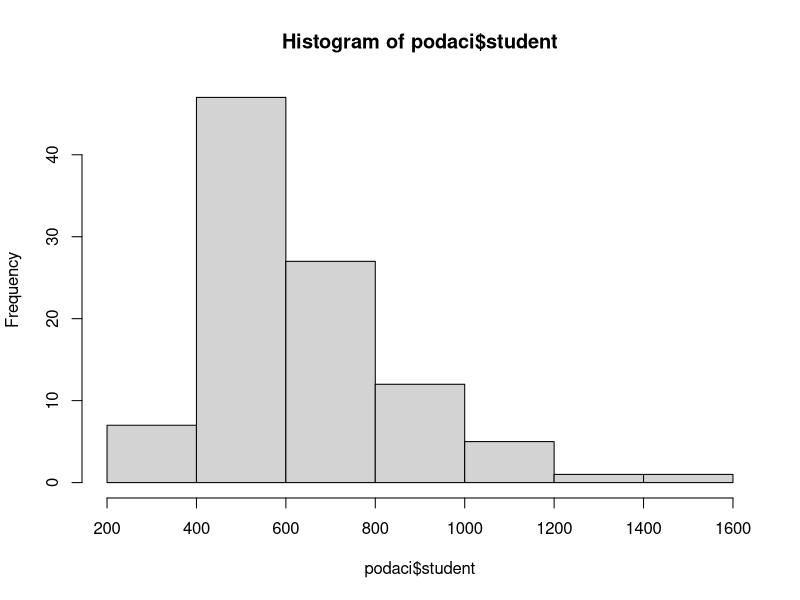
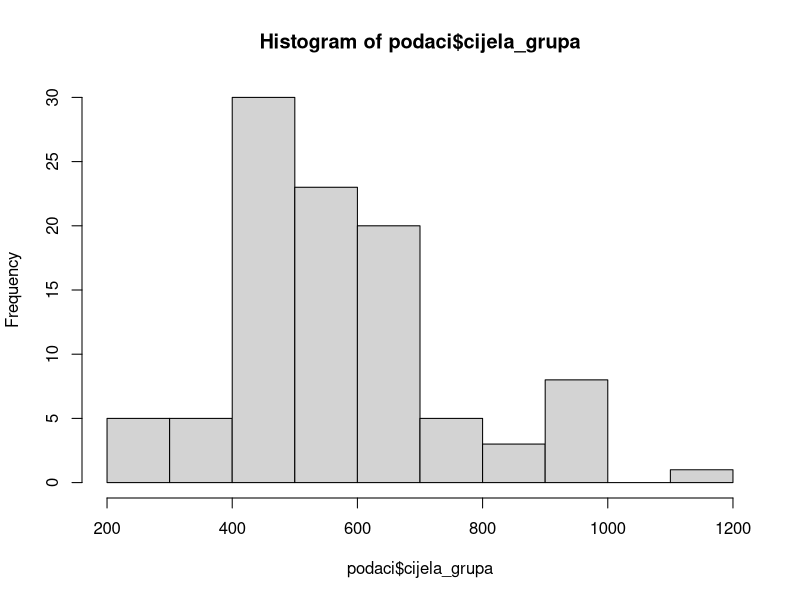
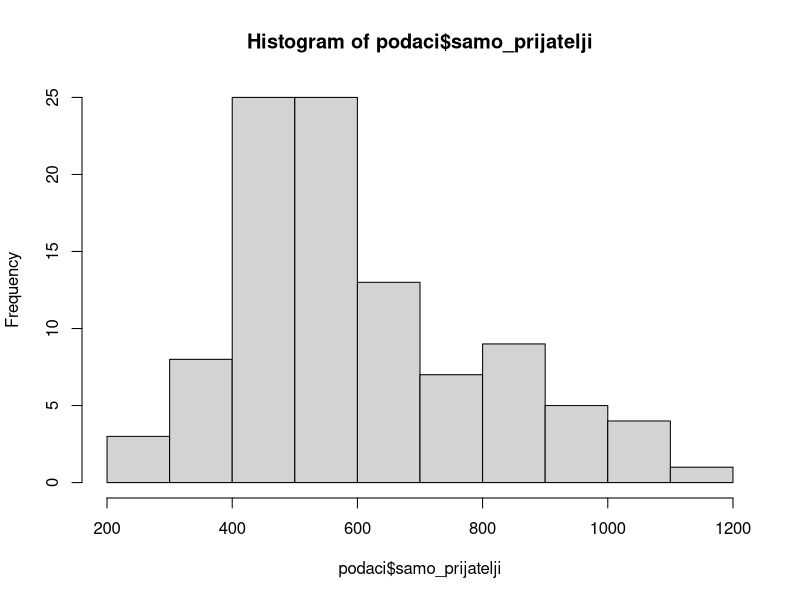
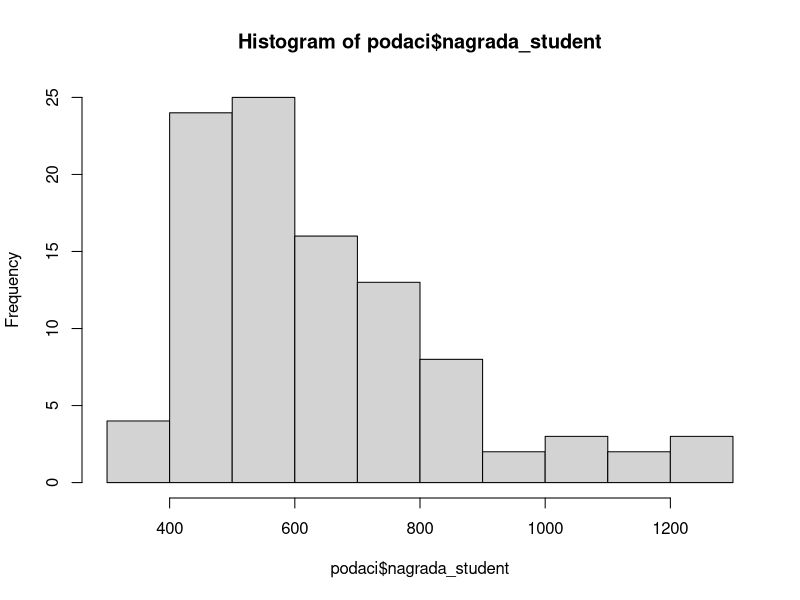
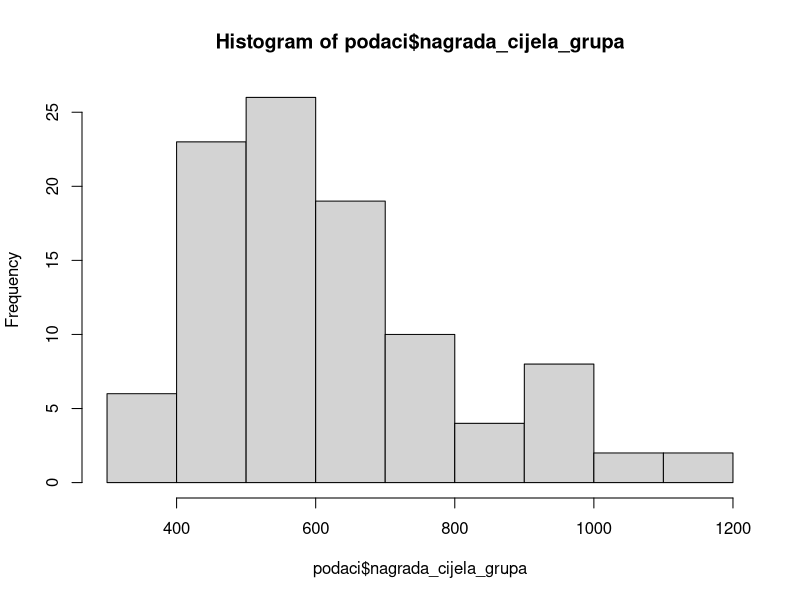
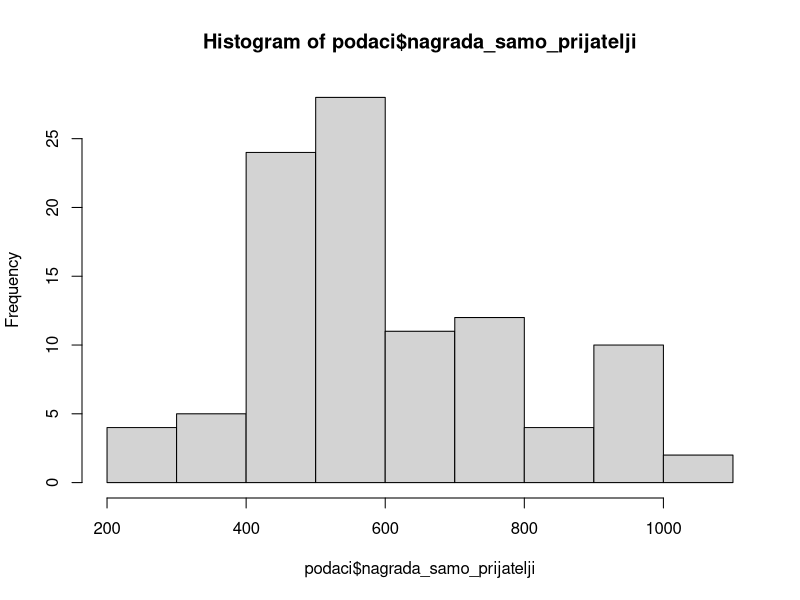
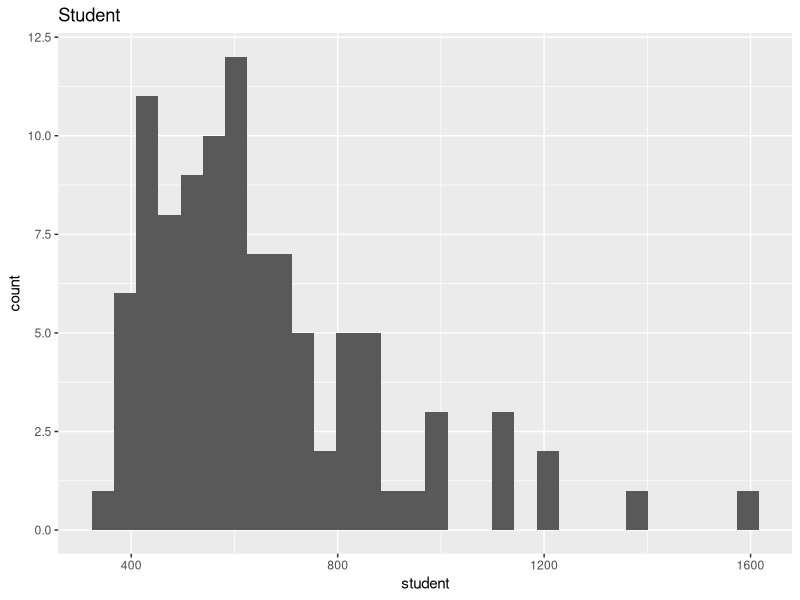
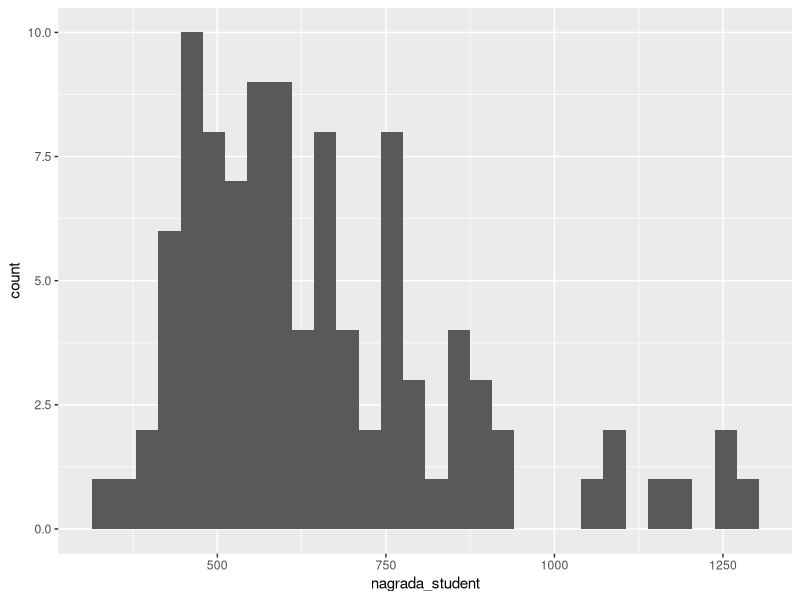

Generate these figures, in order, with R: (Note: this script raises an error after producing the figures.)
## ---- chunk 1
knitr::opts_chunk$set(echo = TRUE)
library(tidyverse)
library(data.table)
## ---- chunk 2
podaci <- tbl_df(fread("sap.csv",header=T))

podaci$GRUPA <- as.factor(podaci$GRUPA)
podaci$SPOL <- as.factor(podaci$SPOL)

summary(podaci)

hist(podaci$student)
hist(podaci$cijela_grupa)
hist(podaci$samo_prijatelji)

hist(podaci$nagrada_student)
hist(podaci$nagrada_cijela_grupa)
hist(podaci$nagrada_samo_prijatelji)

head(podaci)
## ---- chunk 3
attach(podaci)

podaci %>% ggplot(aes(student))+
  geom_histogram()+
  labs(title="Student")

podaci %>% ggplot(aes(nagrada_student)) + geom_histogram() 


# Take the dataset "chol" to be plotted, pass the "AGE" column from the "chol" dataset as values on the x-axis and compute a histogram of this
ggplot(data=chol, aes(chol$AGE)) + geom_histogram()

gapminder %>% filter(gdpPercap < 50000) %>%
  ggplot(aes(x=log(gdpPercap), y=lifeExp, col=year, size=pop))+
  geom_point()+
  geom_smooth(method = lm)+
  facet_wrap(~continent)


podaci %>% ggplot(aes(student))+
  geom_histogram(col="red", fill="blue")+
  labs(title="Student")+
  geom_density(aes(), col="green")

## ---- chunk 4
install.packages("gridExtra")
library(gridExtra)
## ---- chunk 5

my_histo <- function(data, parameter, hist_title, bindwidth) {
  data %>% ggplot(aes(parameter))+
  geom_histogram(col="black", fill="blue", binwidth = bindwidth)+
  labs(title=hist_title)+
  geom_density(aes(), col="green") 
}

my_histo_with_density <- function(data, parameter, hist_title, bindwidth) {
  data %>% ggplot(aes(parameter))+
  geom_histogram(aes(y=..density..), col="black", fill="blue", binwidth = bindwidth)+
  labs(title=hist_title)+
  geom_density(aes(), col="green") 
}

#student_histo <- my_histo(podaci, podaci$student, "Student", 100)
#cijela_grupa_histo <- my_histo(podaci, podaci$cijela_grupa, "Cijela grupa", 100)

bindwidth <- 100

student_histo <- my_histo_with_density(podaci, podaci$student, "Student", bindwidth)
cijela_grupa_histo <- my_histo_with_density(podaci, podaci$cijela_grupa, "Cijela grupa", bindwidth)
samo_prijatelji_histo <- my_histo_with_density(podaci, podaci$samo_prijatelji, "Samo prijatelji", bindwidth)

student_histo_nagrada <- my_histo_with_density(podaci, podaci$nagrada_student, "Student s nagradom", bindwidth)
cijela_grupa_histo_nagrada <- my_histo_with_density(podaci, podaci$nagrada_cijela_grupa, "Cijela grupa s nagradom", bindwidth)
samo_prijatelji_histo_nagrada <- my_histo_with_density(podaci, podaci$nagrada_samo_prijatelji, "Samo prijatelji s nagradom", bindwidth)

grid.arrange(student_histo, student_histo_nagrada, cijela_grupa_histo, cijela_grupa_histo_nagrada, samo_prijatelji_histo, samo_prijatelji_histo_nagrada, ncol=2, nrow = 3)

## ---- chunk 6
head(podaci)
## ---- chunk 7
t.test(podaci$student, podaci$nagrada_student, paired = TRUE, conf.level = 0.95)
t.test(podaci$student)
## ---- chunk 8
podaci %>% filter(podaci$SPOL == "M") -> muski
podaci %>% filter(podaci$SPOL == "F") -> zenski

# muskraci i zene razmisljaju razlicito
t.test(muski$student, zenski$student, conf.level = 0.95)
# utjece li nagrada na muskarce
t.test(muski$student, muski$nagrada_student, paired = TRUE, conf.level = 0.95)
# utjece li nagrada na zene
t.test(zenski$student, zenski$nagrada_student, paired = TRUE, conf.level = 0.95)

